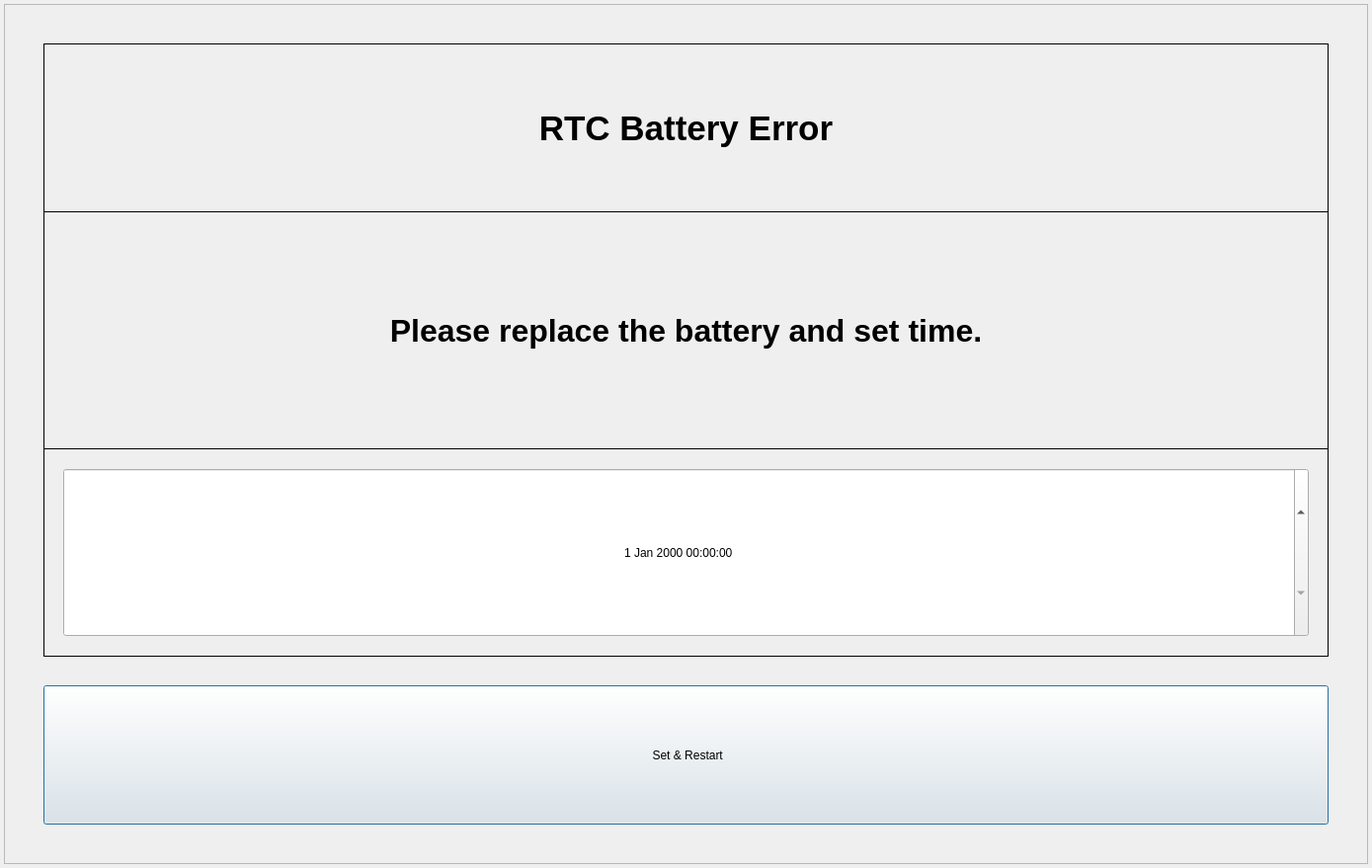
<?xml version="1.0" encoding="UTF-8"?>
<ui version="4.0">
 <class>RtcSetDialog1080p</class>
 <widget class="QDialog" name="RtcSetDialog1080p">
  <property name="geometry">
   <rect>
    <x>0</x>
    <y>0</y>
    <width>1389</width>
    <height>879</height>
   </rect>
  </property>
  <property name="windowTitle">
   <string>RTC SET PROPERTY</string>
  </property>
  <widget class="QFrame" name="frame">
   <property name="geometry">
    <rect>
     <x>4</x>
     <y>4</y>
     <width>1381</width>
     <height>871</height>
    </rect>
   </property>
   <property name="frameShape">
    <enum>QFrame::StyledPanel</enum>
   </property>
   <property name="frameShadow">
    <enum>QFrame::Raised</enum>
   </property>
   <widget class="QLabel" name="labelRtcTitle">
    <property name="geometry">
     <rect>
      <x>40</x>
      <y>40</y>
      <width>1301</width>
      <height>171</height>
     </rect>
    </property>
    <property name="font">
     <font>
      <pointsize>26</pointsize>
      <weight>75</weight>
      <bold>true</bold>
     </font>
    </property>
    <property name="frameShape">
     <enum>QFrame::Box</enum>
    </property>
    <property name="text">
     <string>RTC Battery Error</string>
    </property>
    <property name="scaledContents">
     <bool>true</bool>
    </property>
    <property name="alignment">
     <set>Qt::AlignCenter</set>
    </property>
   </widget>
   <widget class="QPushButton" name="buttonSetRestart">
    <property name="geometry">
     <rect>
      <x>40</x>
      <y>690</y>
      <width>1301</width>
      <height>141</height>
     </rect>
    </property>
    <property name="text">
     <string> Set &amp;&amp; Restart</string>
    </property>
   </widget>
   <widget class="QLabel" name="label">
    <property name="geometry">
     <rect>
      <x>40</x>
      <y>450</y>
      <width>1301</width>
      <height>211</height>
     </rect>
    </property>
    <property name="frameShape">
     <enum>QFrame::Box</enum>
    </property>
    <property name="text">
     <string/>
    </property>
   </widget>
   <widget class="QDateTimeEdit" name="dateTimeRtc">
    <property name="geometry">
     <rect>
      <x>60</x>
      <y>470</y>
      <width>1261</width>
      <height>171</height>
     </rect>
    </property>
    <property name="alignment">
     <set>Qt::AlignCenter</set>
    </property>
   </widget>
   <widget class="QLabel" name="labelRtcStatus">
    <property name="geometry">
     <rect>
      <x>40</x>
      <y>210</y>
      <width>1301</width>
      <height>241</height>
     </rect>
    </property>
    <property name="font">
     <font>
      <pointsize>24</pointsize>
      <weight>75</weight>
      <bold>true</bold>
     </font>
    </property>
    <property name="frameShape">
     <enum>QFrame::Box</enum>
    </property>
    <property name="text">
     <string>Please replace the battery and set time.</string>
    </property>
    <property name="alignment">
     <set>Qt::AlignCenter</set>
    </property>
   </widget>
   <zorder>labelRtcTitle</zorder>
   <zorder>buttonSetRestart</zorder>
   <zorder>labelRtcStatus</zorder>
   <zorder>label</zorder>
   <zorder>dateTimeRtc</zorder>
  </widget>
 </widget>
 <layoutdefault spacing="6" margin="11"/>
 <resources/>
 <connections/>
</ui>
